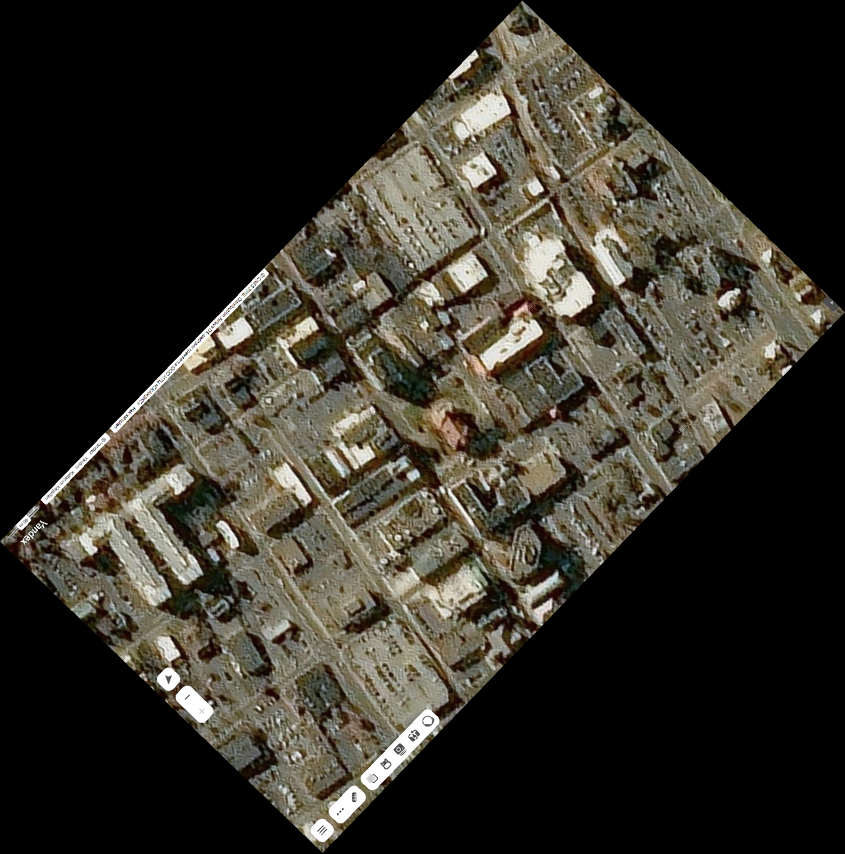
#> input picture Source/rotated_yandex_harita_goruntusu_1.png, 1690 x 1707 px (shown at 1/2 size); its folder holds 4 pictures in this run
$ python main.py   (older library calls are emulated)
#> lines starting #> are read from the running program, lines starting #| are printed output that depends on the picture
import math
from PIL import Image
import os
import numpy as np
from skimage.feature import graycomatrix, graycoprops
from skimage import io, color
from sklearn.model_selection import train_test_split
from sklearn.svm import SVC
from sklearn.metrics import accuracy_score
from sklearn.semi_supervised import SelfTrainingClassifier
import random

# Function to calculate the bearing between two points given their latitude and longitude
def calculate_bearing(lat1, lon1, lat2, lon2):
    # Convert angles to radians
    lat1 = math.radians(lat1)
    lon1 = math.radians(lon1)
    lat2 = math.radians(lat2)
    lon2 = math.radians(lon2)

    # Calculate the difference in longitudes
    delta_lon = lon2 - lon1

    # Calculate the bearing
    y = math.sin(delta_lon) * math.cos(lat2)
    x = math.cos(lat1) * math.sin(lat2) - math.sin(lat1) * math.cos(lat2) * math.cos(delta_lon)
    bearing = math.atan2(y, x)

    # Convert the angle from radians to degrees
    bearing = math.degrees(bearing)

    # Ensure the angle is within the range of 0-360 degrees
    bearing = (bearing + 360) % 360

    return bearing

# Example: Calculate the bearing between two coordinates
lat1 = 38.44933  # Harrisonburg, Virginia
lon1 = -78.8689
lat2 = 35.75  # Blue Ridge Mountain, USA
lon2 = -82.25

result_bearing = calculate_bearing(lat1, lon1, lat2, lon2)
print(f"The bearing between the two points is: {result_bearing} degrees")

# Get all image files in the folder
image_files = [file for file in os.listdir(".") if file.endswith(".png")]  # or update according to the file extension

# Cropping from the left side (for example, 400 pixels width)
crop_width = 400

# Setting the haralick_features_list
haralick_features_list = []

for filename in image_files:
    # Open each image
    image = Image.open(filename)
#> image is the input picture: PIL image 1690x1707 RGB; mean R, G, B 51.4, 48.2, 40.2

    # Crop from the specified width on the left side
    cropped_image = image.crop((crop_width, 0, image.width, image.height))
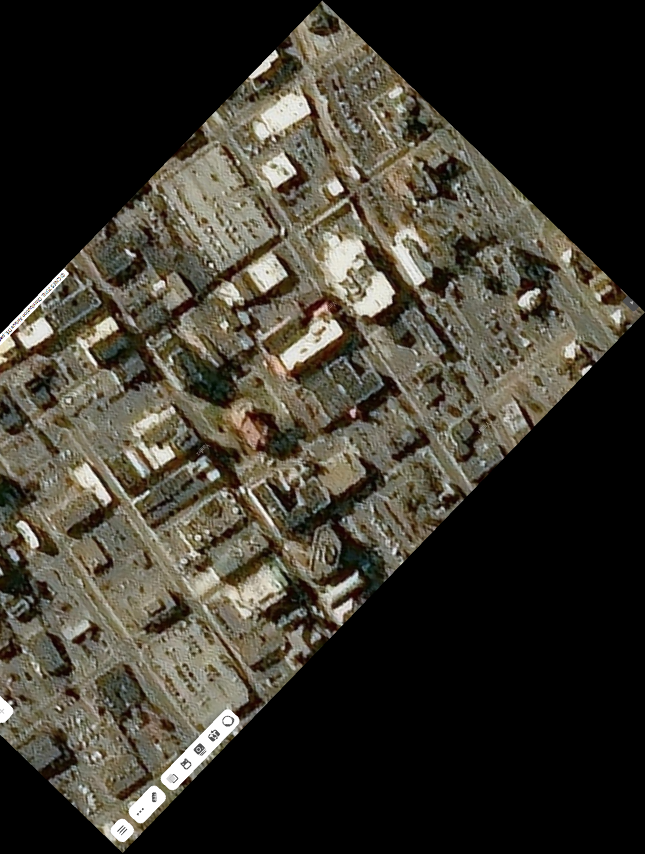
#> cropped_image: PIL image 1290x1707 RGB (shown at 1/2 size); mean R, G, B 59.2, 55.5, 46.1

    # Clear memory
    image.close()

    # Rotate the images based on the bearing
    rotated_image = cropped_image.rotate(result_bearing, expand=True)
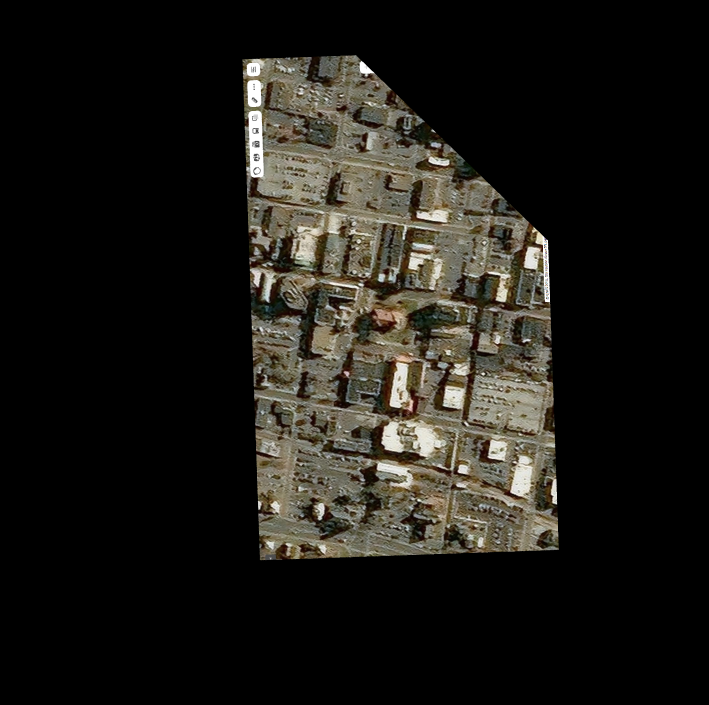
#> rotated_image: PIL image 2126x2115 RGB (shown at 1/3 size); mean R, G, B 29, 27.2, 22.6

    # Convert the image to RGB if it has an alpha channel (4th channel)
    if rotated_image.mode == 'RGBA':
        rotated_image = rotated_image.convert('RGB')

    rotated_filename = "rotated_" + filename  # New file name for rotated images
    rotated_image.save(rotated_filename)

    # Calculate Haralick features for the rotated image
    gray_image = color.rgb2gray(np.array(rotated_image))  # Convert rotated image to grayscale
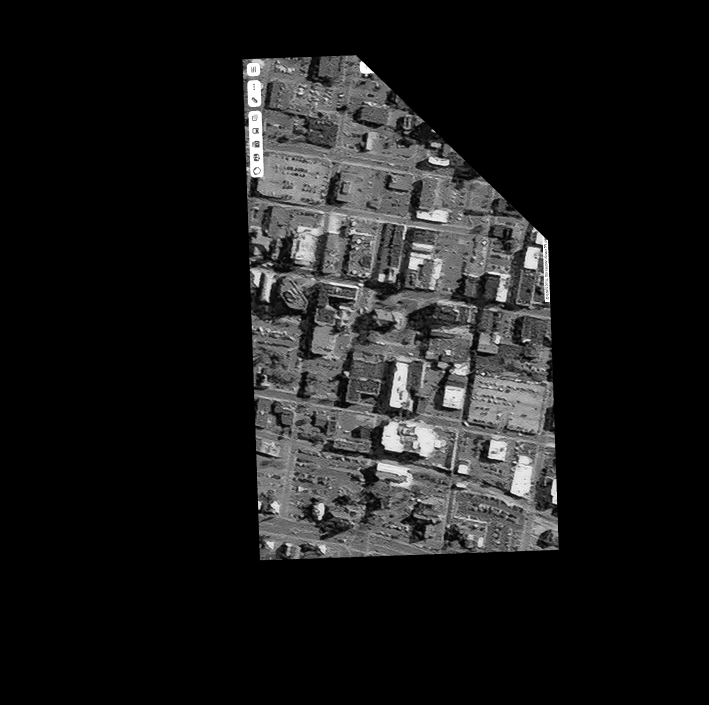
#> gray_image: shape (2115, 2126) float64 (shown at 1/3 size); min 0, max 1, mean 0.107

    # Convert to unsigned integer type
    gray_image_uint8 = (gray_image * 255).astype(np.uint8)

    glcm = graycomatrix(gray_image_uint8, distances=[1, 2, 3], angles=[0, np.pi/4, np.pi/2, 3*np.pi/4], symmetric=True, normed=True)
    properties = ['contrast', 'homogeneity', 'energy', 'correlation']
    haralick_features = np.hstack([graycoprops(glcm, prop).ravel() for prop in properties])
#> haralick_features = 48 values, max 321.9 at index 10, min 0.734 at index 35, mean 42.42
    haralick_features_list.append(haralick_features)

    # Close image files
    rotated_image.close()
#> pass 2 of the loop `for filename in image_files:`:
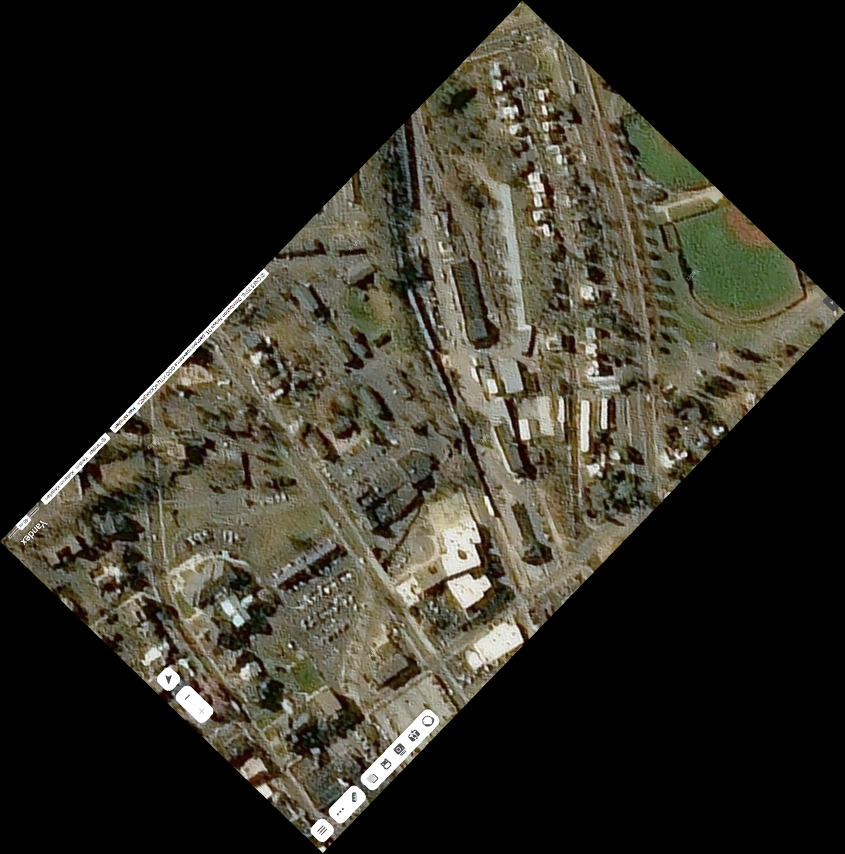
#> input picture Source/rotated_yandex_harita_goruntusu_2.png, 1690 x 1707 px (shown at 1/2 size)
#> image is the input picture: PIL image 1690x1707 RGB; mean R, G, B 49.4, 46.9, 37.7
#> `cropped_image = image.crop((crop_width, 0, image.width, image.height))`:
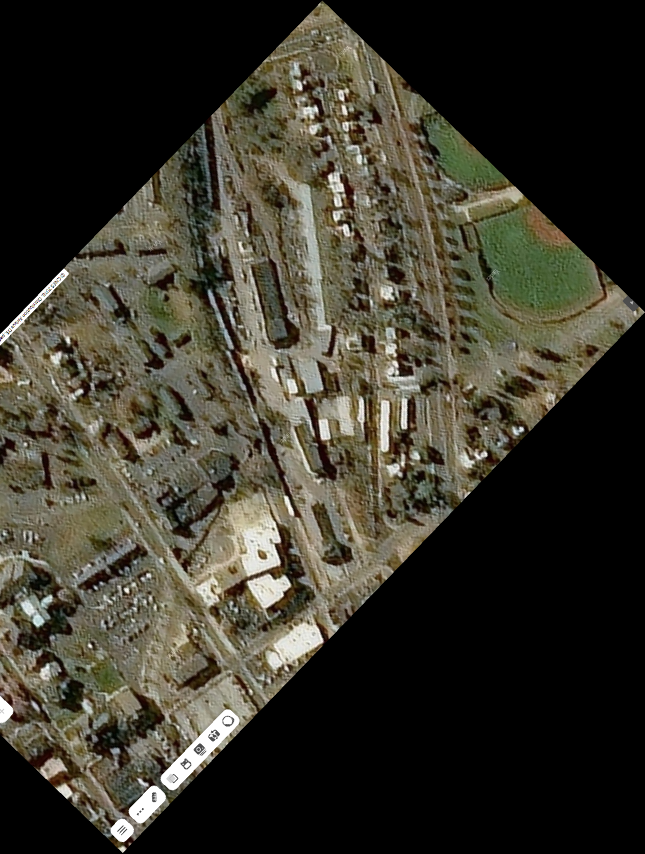
#> cropped_image: PIL image 1290x1707 RGB (shown at 1/2 size); mean R, G, B 57.3, 54.4, 43.6
#> `gray_image = color.rgb2gray(np.array(rotated_image))`:
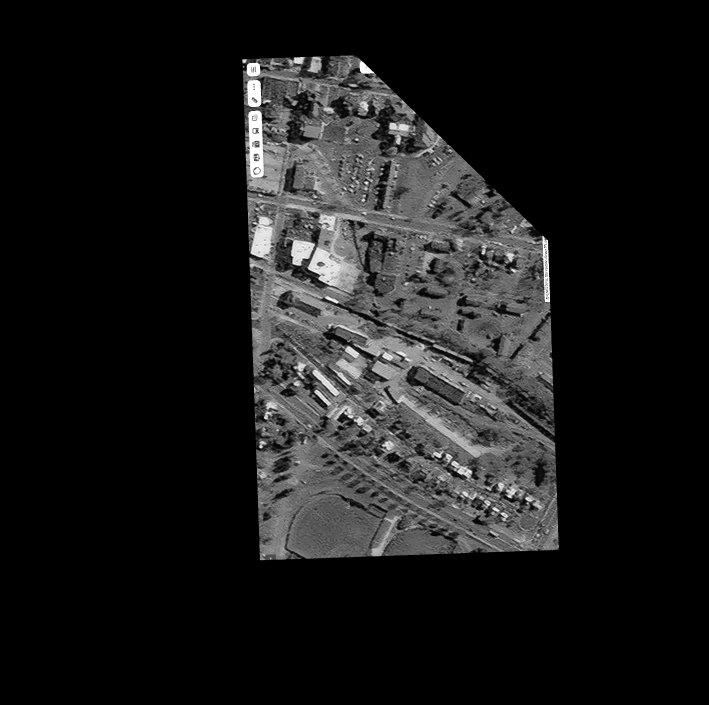
#> gray_image: shape (2115, 2126) float64 (shown at 1/3 size); min 0, max 1, mean 0.104
#> haralick_features = 48 values, max 296.1 at index 10, min 0.734 at index 35, mean 39.48
#> pass 3 of the loop `for filename in image_files:`:
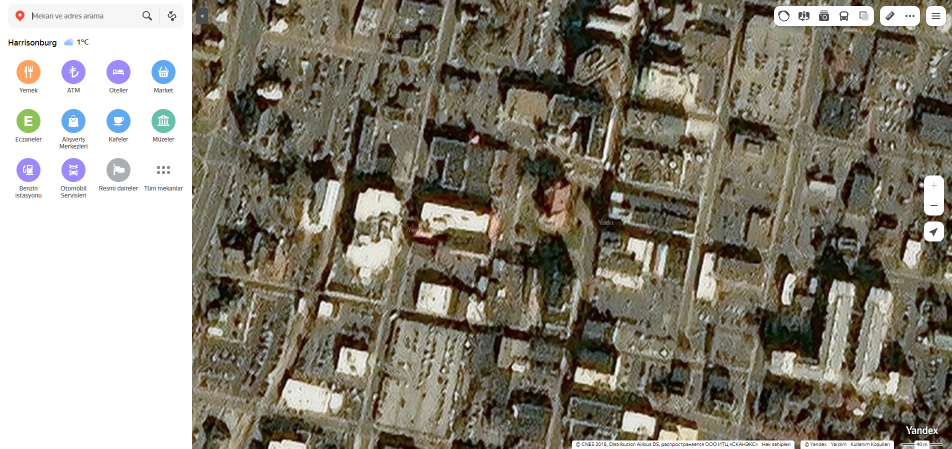
#> input picture Source/yandex_harita_goruntusu_1.png, 1904 x 897 px (shown at 1/2 size)
#> image is the input picture: PIL image 1904x897 RGBA; mean R, G, B, A 137.6, 132.2, 119, 255
#> cropped_image: PIL image 1504x897 RGBA
#> `rotated_image = cropped_image.rotate(result_bearing, expand=True)`:
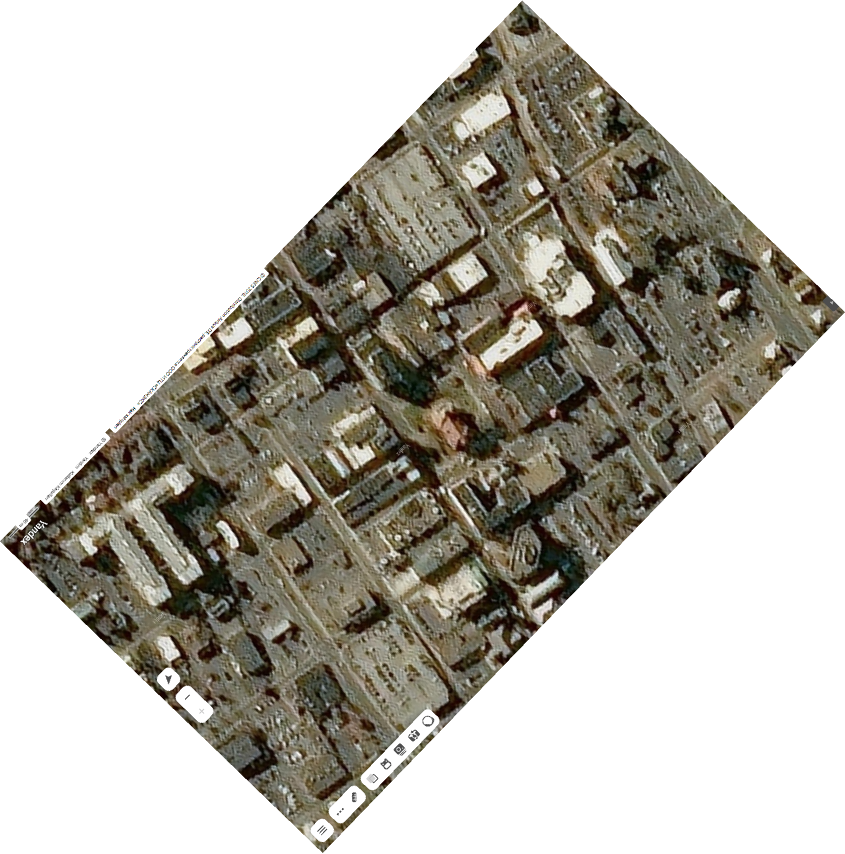
#> rotated_image: PIL image 1690x1707 RGBA (shown at 1/2 size); mean R, G, B, A 51.4, 48.2, 40.2, 119.3; transparent parts drawn white
#> `gray_image = color.rgb2gray(np.array(rotated_image))`:
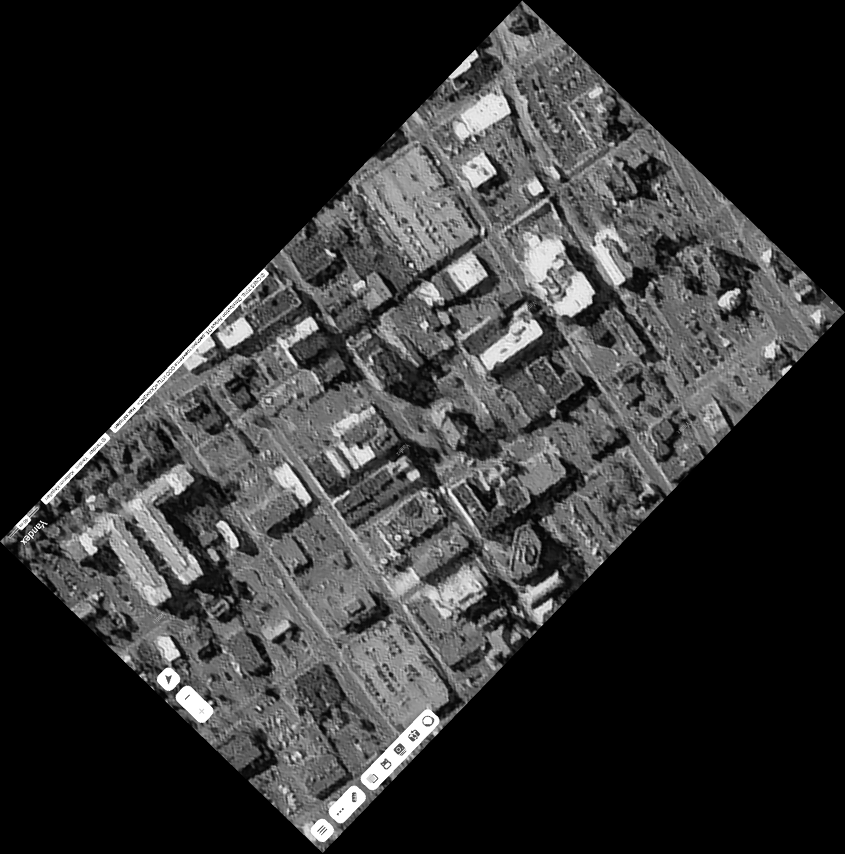
#> gray_image: shape (1707, 1690) float64 (shown at 1/2 size); min 0, max 1, mean 0.189
#> gray_image_uint8: shape (1707, 1690)
#> haralick_features = 48 values, max 595.8 at index 8, min 0.53 at index 32, mean 79.02
#> the loop made 4 passes; the first 3 are shown

# All Haralick features for the images are stored in 'haralick_features_list'

print(len(haralick_features_list))

# Yarı gözetimli öğrenme için rastgele etiketler oluşturun
labels = [-1] * len(haralick_features_list)  # -1, etiketlenmemiş örnekleri temsil eder

# Belirli bir yüzde oranındaki örnekleri rastgele etiketleyin
labeled_percent = 0.2  # Örneklerin yüzde kaçının etiketleneceğini belirleyin
num_labeled = int(len(haralick_features_list) * labeled_percent)

# Rastgele seçilen örnekleri etiketle
labeled_indices = np.random.choice(len(haralick_features_list), size=num_labeled, replace=False)
for idx in labeled_indices:
    labels[idx] = np.random.randint(0, 2)  # 0 veya 1 olarak rastgele etiketle

X_labeled, X_unlabeled, y_labeled, y_unlabeled = train_test_split(
    haralick_features_list, labels, test_size=0.2, random_state=42
)


X_train, X_test, y_train, y_test = train_test_split(
    X_labeled, y_labeled, test_size=0.2, stratify=y_labeled, random_state=42
)

# Semi-Supervised SVM (Semi-SVM) Model
base_classifier = SVC(probability=True)
model = SelfTrainingClassifier(base_classifier, criterion="k_best", k_best=50)
#> (the run stopped early here; a loop or call above may not have finished)
